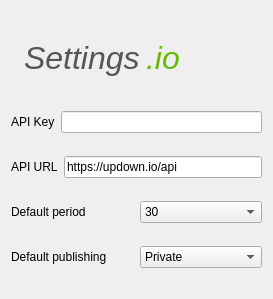
<?xml version="1.0" encoding="UTF-8"?>
<ui version="4.0">
 <class>QupdownioSettings</class>
 <widget class="QWidget" name="QupdownioSettings">
  <property name="geometry">
   <rect>
    <x>0</x>
    <y>0</y>
    <width>273</width>
    <height>299</height>
   </rect>
  </property>
  <property name="windowTitle">
   <string>Form</string>
  </property>
  <property name="locale">
   <locale language="English" country="UnitedStates"/>
  </property>
  <layout class="QGridLayout" name="gridLayout">
   <item row="0" column="0">
    <layout class="QHBoxLayout" name="horizontalLayout_6">
     <item>
      <layout class="QHBoxLayout" name="horizontalLayout_3">
       <item>
        <widget class="QLabel" name="label_3">
         <property name="maximumSize">
          <size>
           <width>22</width>
           <height>60</height>
          </size>
         </property>
         <property name="text">
          <string/>
         </property>
         <property name="pixmap">
          <pixmap resource="qupdownio-ui-res.qrc">:/images/updown-logo.png</pixmap>
         </property>
        </widget>
       </item>
       <item>
        <widget class="QLabel" name="label">
         <property name="maximumSize">
          <size>
           <width>16777215</width>
           <height>60</height>
          </size>
         </property>
         <property name="styleSheet">
          <string notr="true">color: #555;
font-style: italic;
font-family: &quot;Oleo Script&quot;,cursive;
font-size: 24pt;
font-weight: normal;
text-shadow: 0 1px 0 #fff,0 -1px 0 #000;
</string>
         </property>
         <property name="text">
          <string>Settings</string>
         </property>
        </widget>
       </item>
       <item>
        <widget class="QLabel" name="label_2">
         <property name="maximumSize">
          <size>
           <width>16777215</width>
           <height>60</height>
          </size>
         </property>
         <property name="styleSheet">
          <string notr="true">font-family: &quot;Oleo Script&quot;,cursive;
font-style: italic;
font-weight: normal;
font-size: 24pt;
color: #6b0;
text-shadow: 0 1px 0 #fff,0 -1px 0 #457e00;
</string>
         </property>
         <property name="text">
          <string>.io</string>
         </property>
        </widget>
       </item>
      </layout>
     </item>
     <item>
      <spacer name="horizontalSpacer">
       <property name="orientation">
        <enum>Qt::Horizontal</enum>
       </property>
       <property name="sizeHint" stdset="0">
        <size>
         <width>40</width>
         <height>20</height>
        </size>
       </property>
      </spacer>
     </item>
    </layout>
   </item>
   <item row="1" column="0">
    <layout class="QHBoxLayout" name="horizontalLayout">
     <item>
      <widget class="QLabel" name="apiKeyLabel">
       <property name="text">
        <string>API Key</string>
       </property>
      </widget>
     </item>
     <item>
      <widget class="QLineEdit" name="apiKeyLineEdit">
       <property name="toolTip">
        <string>&lt;html&gt;&lt;head/&gt;&lt;body&gt;&lt;p&gt;This is where you put your updown.io API key. &lt;span style=&quot; font-weight:600;&quot;&gt;Take care not to share it&lt;/span&gt; !&lt;/p&gt;&lt;p&gt;It will be &lt;span style=&quot; text-decoration: underline;&quot;&gt;automatically&lt;/span&gt; saved.&lt;/p&gt;&lt;/body&gt;&lt;/html&gt;</string>
       </property>
      </widget>
     </item>
    </layout>
   </item>
   <item row="2" column="0">
    <layout class="QHBoxLayout" name="horizontalLayout_2">
     <item>
      <widget class="QLabel" name="apiUrlLabel">
       <property name="text">
        <string>API URL</string>
       </property>
      </widget>
     </item>
     <item>
      <widget class="QLineEdit" name="apiUrlLineEdit">
       <property name="toolTip">
        <string>&lt;html&gt;&lt;head/&gt;&lt;body&gt;&lt;p&gt;Here is the API server URL. During the beta phase it should be &lt;a href=&quot;https://beta.updaown.io/api&quot;&gt;&lt;span style=&quot; text-decoration: underline; color:#008080;&quot;&gt;https://beta.updaown.io/api&lt;/span&gt;&lt;/a&gt; and it will probably change when the service is out of beta.&lt;/p&gt;&lt;/body&gt;&lt;/html&gt;</string>
       </property>
       <property name="text">
        <string>https://updown.io/api</string>
       </property>
      </widget>
     </item>
    </layout>
   </item>
   <item row="3" column="0">
    <layout class="QHBoxLayout" name="horizontalLayout_4">
     <item>
      <widget class="QLabel" name="defaultPeriodLabel">
       <property name="text">
        <string>Default period</string>
       </property>
      </widget>
     </item>
     <item>
      <widget class="QComboBox" name="defaultPeriodComboBox">
       <property name="toolTip">
        <string>The default probe period is set in seconds.</string>
       </property>
       <property name="locale">
        <locale language="English" country="UnitedStates"/>
       </property>
       <item>
        <property name="text">
         <string>30</string>
        </property>
       </item>
       <item>
        <property name="text">
         <string>60</string>
        </property>
       </item>
       <item>
        <property name="text">
         <string>120</string>
        </property>
       </item>
       <item>
        <property name="text">
         <string>300</string>
        </property>
       </item>
       <item>
        <property name="text">
         <string>600</string>
        </property>
       </item>
      </widget>
     </item>
    </layout>
   </item>
   <item row="4" column="0">
    <layout class="QHBoxLayout" name="horizontalLayout_5">
     <item>
      <widget class="QLabel" name="defaultPublishingLabel">
       <property name="text">
        <string>Default publishing</string>
       </property>
      </widget>
     </item>
     <item>
      <widget class="QComboBox" name="defaultPublishingComboBox">
       <property name="toolTip">
        <string>The default probe period is set in seconds.</string>
       </property>
       <property name="locale">
        <locale language="English" country="UnitedStates"/>
       </property>
       <item>
        <property name="text">
         <string>Private</string>
        </property>
       </item>
       <item>
        <property name="text">
         <string>Public</string>
        </property>
       </item>
      </widget>
     </item>
    </layout>
   </item>
  </layout>
 </widget>
 <resources>
  <include location="qupdownio-ui-res.qrc"/>
 </resources>
 <connections/>
</ui>
